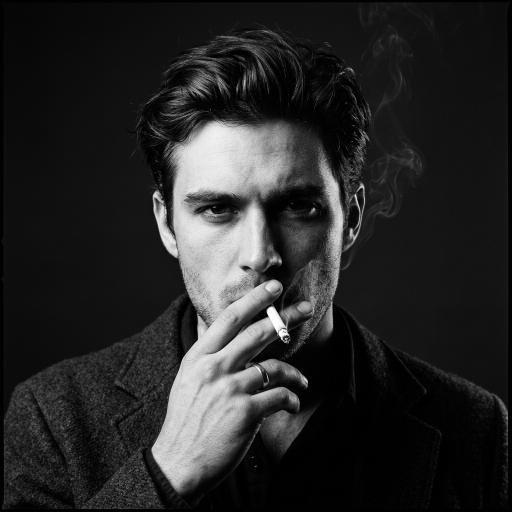
#> input picture source-photo.jpg, 1024 x 1024 px (shown at 1/2 size)
$ python -i make_ascii.py   (imports and definitions only)
#> lines starting #> are read from the running program, lines starting #| are printed output that depends on the picture
### scripts/theme.py
"""Shared theme and profile loader for Leo's profile README generators."""

import json
from pathlib import Path

# Paths
REPO_ROOT = Path(__file__).resolve().parent.parent
DATA_PATH = REPO_ROOT / "data" / "profile.json"


def load_config():
    """Load the centralized profile.json containing theme and profile data."""
    if not DATA_PATH.exists():
        raise FileNotFoundError(f"Configuration file not found at: {DATA_PATH}")
    with open(DATA_PATH, "r", encoding="utf-8") as f:
        return json.load(f)


CONFIG = load_config()
THEME = CONFIG.get("theme", {})
PROFILE = CONFIG.get("profile", {})

### scripts/make_ascii.py
"""Generate animated ASCII art portrait SVG from source-photo.jpg.

Light & dark mode adaptive via CSS variables and prefers-color-scheme.
Two accents only: Accent 1 (Blue) and Accent 2 (Green).
Animation strictly confined to portrait draw-in and smoke looping.
"""

import html
import sys
from pathlib import Path
from PIL import Image, ImageOps, ImageEnhance

REPO_ROOT = Path(__file__).resolve().parent.parent
if str(REPO_ROOT) not in sys.path:
    sys.path.insert(0, str(REPO_ROOT))

from scripts.theme import THEME

WIDTH, HEIGHT = 460, 480
COLS          = 110
RAMP          = " .:-=+*#%@"
# [1 line that did not run here, left out]


def _process_image(path: Path):
#> called with path = '../source-photo.jpg'
    img = Image.open(path)
#> img is the input picture: PIL image 1024x1024 RGB; mean R, G, B 39.4, 39.6, 39.3
    w, h = img.size
#> w = 1024; h = 1024
    crop = img.crop((int(w * .08), int(h * .02), int(w * .92), int(h * .94)))
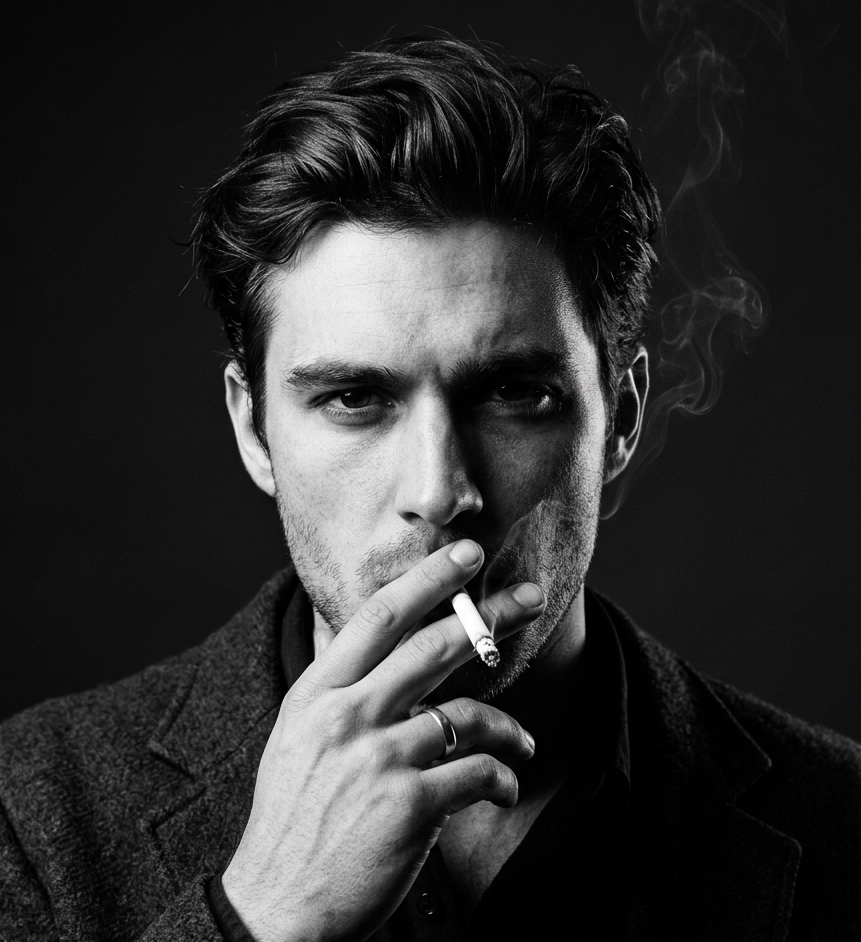
#> crop: PIL image 861x942 RGB; mean R, G, B 46.8, 46.9, 46.7
    gray = ImageOps.grayscale(crop)
    gray = ImageEnhance.Contrast(gray).enhance(1.85)
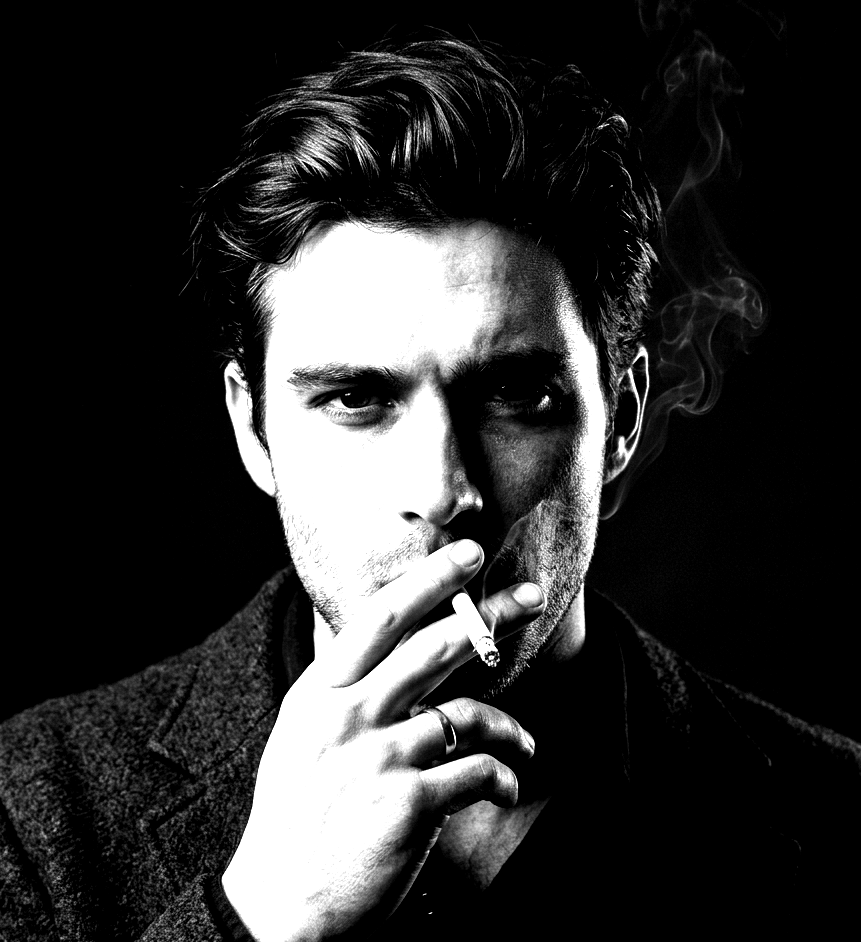
#> gray: PIL image 861x942 L; min 0, max 255, mean 47.6
    gray = ImageEnhance.Sharpness(gray).enhance(1.6)
    rows = int(COLS * (gray.height / gray.width) * 0.51)
#> rows = 61
    return gray.resize((COLS, rows), Image.Resampling.LANCZOS), rows


# [172 lines left out: functions _opacity_bucket, generate_ascii_svg, not called in this run]


# [5 lines not run here, left out]

>>> result = _process_image('../source-photo.jpg')
